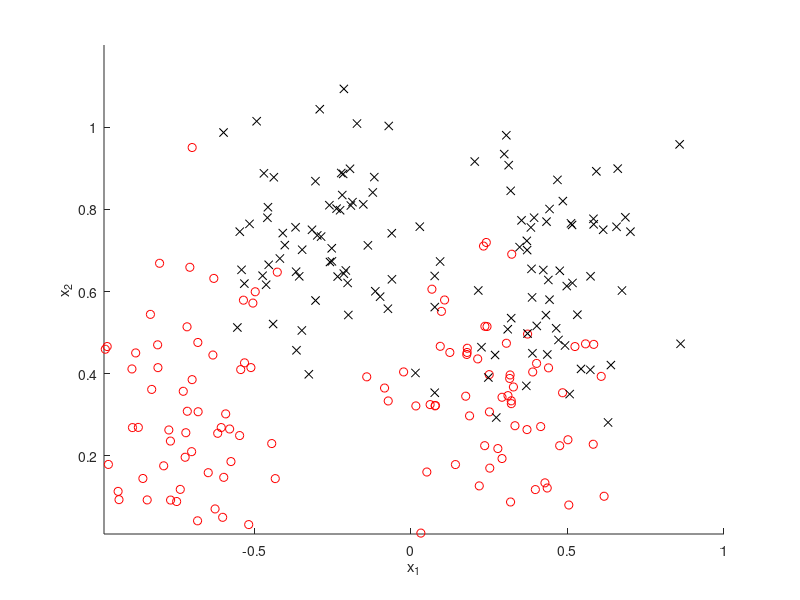

Write the MATLAB code that produced this figure.
clear;
load sytr.dat
load synte.dat;
temp1=find(sytr(:,3)==1);
temp2=find(sytr(:,3)==-1);
figure(2);hold on;
plot(sytr(temp2,1),sytr(temp2,2),'ro');
plot(sytr(temp1,1),sytr(temp1,2),'kx');
X=sytr(:,1:2);
t=sytr(:,3);
N=length(t);
randn('seed',130);
rand('seed',23);
M=3;  % 4

% The hyperparameters adjustable. You may need test a lot of values for
% each different dataset
eta=0.001;  % The Learning rate of GD for model parameter a and b
eta0=0.0002; % The Learning rate of gradient ascend for model location and scale
eta1=0.02;
m=2;        % Dimension of Data
mu=0.2;     %initial shaping parameter

gamma=0.01;  %5000;   This parameter is also tunable
  
Cind=randperm(N);  % 
C=X(Cind(1:M),:);   % randomly choose initial centers from data.
 
for iter=1:20000;   %repeatly sampling data
    temp=round(rand(1)*(N-1))+1;

    xdraw = X(temp,:) ; %randomly draw data sample;

    %Find the nearest center;
    for i=1:M;
       Dis(i)=norm(xdraw-C(i,:));   
    end;
    [Cmin,Id]=min(Dis);
    %update C(Id,:)
    C(Id,:)= C(Id,:)+ eta1*(xdraw-C(Id,:));
end;

Mu= mu*ones(M,m); %initial shaping parameter

for k=1:N
    for j=1:M
     Phi(k,j)= max(0,1-sum(Mu(j,:).*abs(X(k,:)-C(j,:))));
    end;
end;

% Algorithm
% Initialisation
a = 0.5*randn(N,1);
b = 0;

K = Phi * Phi';

gd_steps = 3;
for ii = 1:gd_steps
    p = 1 - 1 ./(1+exp(- t .* (K*(a.*t) + b)));
    b = b + eta * (gamma * (p' * t));
    a = a - eta * (- gamma*((t.*p)' * (K*diag(t)))' + t .*(K*(t.*a)));
end

haty = K * (a .* t) + b;
theta2=Phi'*(a.*t);
tpre=sign(haty);
sum(abs(t-tpre)/2)/ N   % error rate training set
 
 
for Iter=1:300
   for j=1:M;  
      for k=1:N
            id(k)= sum(Mu(j,:).*abs(X(k,:)-C(j,:))) < 1;
            tempC(k,:)=   Mu(j,:).*sign(X(k,:)-C(j,:) )*id(k);
            tempMu(k,:)= - abs( C(j,:)- X(k,:) )*id(k); 
      end;      
      for i=1:m
           ParE1(i)=    sign(haty)' * (Phi(:,j)*   tempC(:,i)' +   tempC(:,i)* Phi(:,j)')* (t.* a)   ;  
           ParE2(i)=    sign(haty)' * (Phi(:,j)*   tempMu(:,i)'+   tempMu(:,i)*Phi(:,j)')* (t.* a);  
      end;     
      if norm( ParE1) ~=0
           C(j,:)= C(j,:)+eta0*ParE1 / norm( ParE1) ;
      end;
      if norm( ParE2) ~=0
           Mu(j,:)=Mu(j,:)+eta0*ParE2 / norm( ParE2) ;
      end;
      for it=1:m;
           Mu(j,it)  =max(0, Mu(j,it));
      end;
      for k=1:N
         Phi(k,j)= max(0, 1-sum(Mu(j,:).*abs(X(k,:)-C(j,:))));
      end;
   end
   
   K = Phi * Phi';
   
   for ii = 1:gd_steps
       p = 1 - 1 ./(1+exp(- t .* (K*(a.*t) + b)));
       b = b + eta * (gamma * (p' * t));
       a = a - eta * (- gamma*((t.*p)' * (K*diag(t)))' + t .*(K*(t.*a))); 
   end

   haty = K * (a .* t) + b;
   theta2=Phi'*(a.*t);
   tpre=sign(haty);
   
   sum(abs(t-tpre)/2)/ N   % error rate training set
   % J(Iter)=(ones(N,1)-Omega*theta(2:N+1)- theta(2:N+1)/gamma-t*theta(1))'*(ones(N,1)-Omega*theta(2:N+1)- theta(2:N+1)/gamma-t*theta(1));
   % J(Iter)= sum(abs( haty)) ;  
   J(Iter)= sum(abs( haty)) ;
end;

% % generate the decision boundary.
for i1=1:100;
     for j1=1:120;
         xn(i1,j1)=i1*1/50-1 ;
         yn(i1,j1)=j1*1/100;
         tem=[xn(i1,j1) yn(i1,j1)];
         for j=1:M;
            phi(j)=max(0,1-sum(Mu(j,:).*abs(tem-C(j,:)))); ;  
         end;
         zn(i1,j1)=phi*theta2+b;
     end;
end;
figure(2);
contour(xn,yn,zn, [0 0],'k.','linewidth',2);
xlabel('x_1');ylabel('x_2');
 
%test data
ttest=synte(:,3);
N1=length(ttest);
Xtest=synte(:,1:2);
for i=1:N1
    for j=1:M
        phitest(i,j)=max(0,1-sum(Mu(j,:).*abs(Xtest(i,:)-C(j,:))));    
    end;
end;

hatytest=phitest*theta2+b;
prob = 1 ./(1 + exp(-hatytest));
tpretest = prob > 0.5;
n_tpretest = tpretest - 1;
tpretest = tpretest + n_tpretest;
%tpretest=sign(hatytest);
sum(abs(ttest-tpretest)/2)/N1   % error rate test set


    